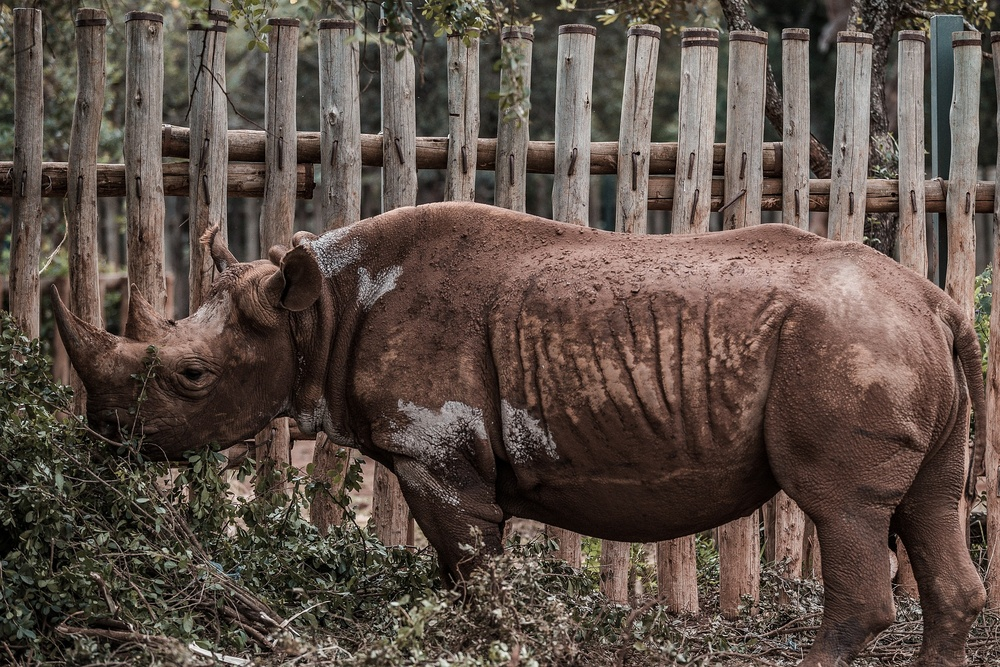
%> input picture PDI/Aula8/ELTD2_Slides_08_arquivos/rhino-8795538_1920.jpg, 1000 x 667 px, shrunk from 1920 x 1280 before the run
$ octave fft_Highboost.m   (GNU Octave 9; MATLAB toolbox functions it lacks are replaced by stand-ins)
%> lines starting %> are read from the running program, lines starting %| are printed output that depends on the picture
% fft_Highboost [script]
clc, clear, close all

% img = imread('Fig0459(a)(orig_chest_xray).tif');
% img = rgb2gray(imread('moon-8855057_1920.jpg'));
img = rgb2gray(imread('rhino-8795538_1920.jpg'));
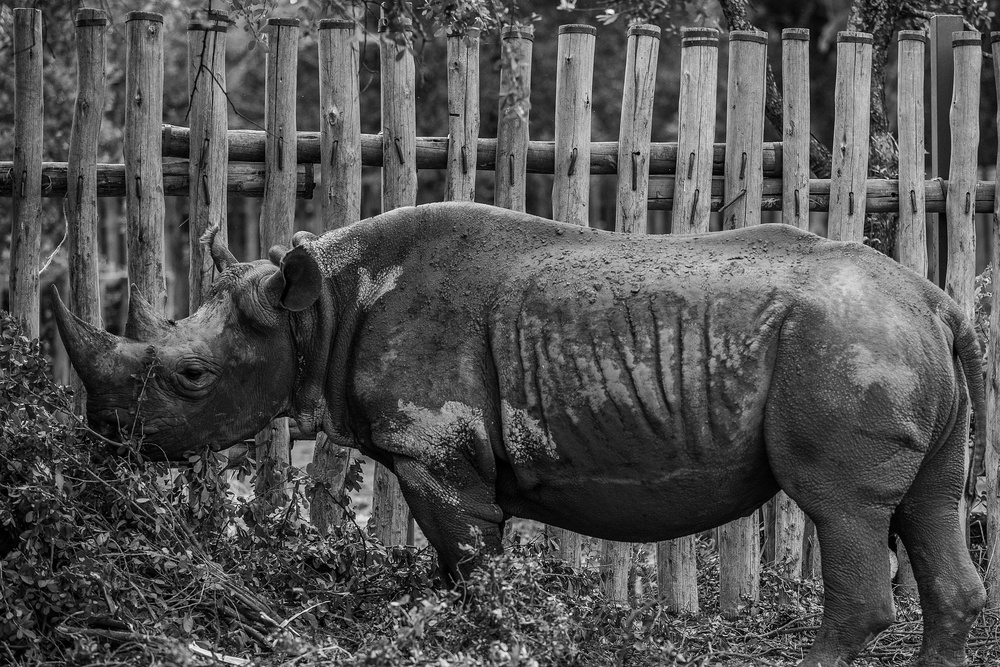
%> img: size 667x1000 uint8; min 0, max 254, mean 82.2

%img = imread('flowervaseg.png');

img_d = double(img);
figure, imshow(img), title('Imagem de entrada')

% DFT 2D
F = fft2(img_d);
% Centralizada (reposicionamento ou shifiting)
F_s = fftshift(F);
figure, imshow(mat2gray(log(1+abs(F_s))))
%> after `imshow(mat2gray(log(1+abs(F_s))))`:
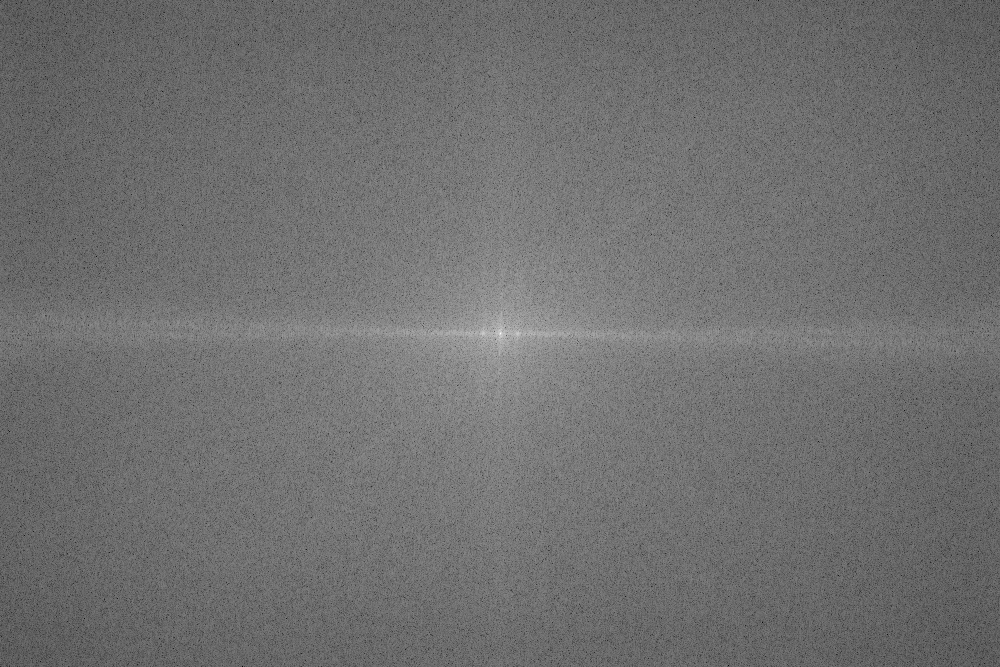
%> displayed picture: size 667x1000, on the screen's scale of 0 to 255; min 0, max 255, mean 111.4
title('DFT da imagem')

% Filtro Highboost
[nr nc] = size(img_d);
%> nr = 667; nc = 1000
H_pb = fspecial('gaussian', [nr nc], 25);
H_pa = 1 - mat2gray(H_pb);
figure, imshow(H_pa)
title('Filtro PA Gaussiano')
figure, surf(H_pa)
title('Filtro PA Gaussiano')
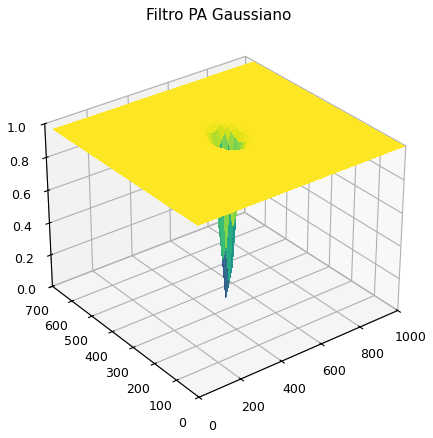
%> figure redrawn from the program's plot data
A = 2; % A > 1
H_hb = (A - 1) + H_pa;

% Multiplicação ponto-a-ponto (aplicação do filtro)
F_hb = F_s .* H_hb;

% DFT 2D inversa
img_hb = ifft2(F_hb);

% Magnitude e visualização
img_hb = uint8(abs(img_hb));
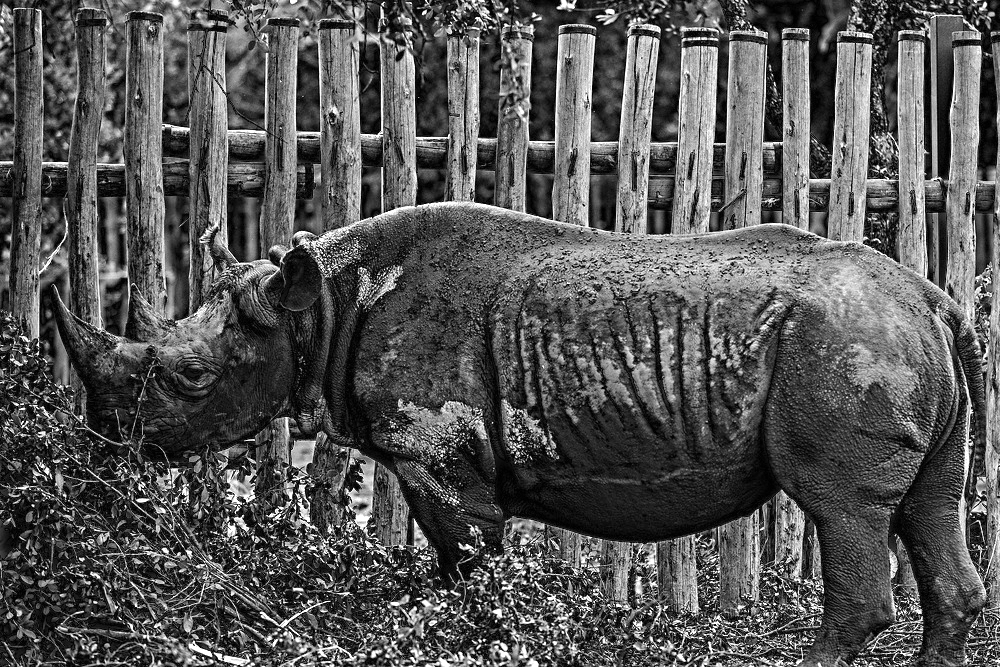
%> img_hb: size 667x1000 uint8; min 0, max 255, mean 85.9
figure, imshow(img_hb)
title('Saída Highboost')

$ run again, with PDI/Aula8/ELTD2_Slides_08_arquivos/Tunel.jpg copied over PDI/Aula8/ELTD2_Slides_08_arquivos/rhino-8795538_1920.jpg
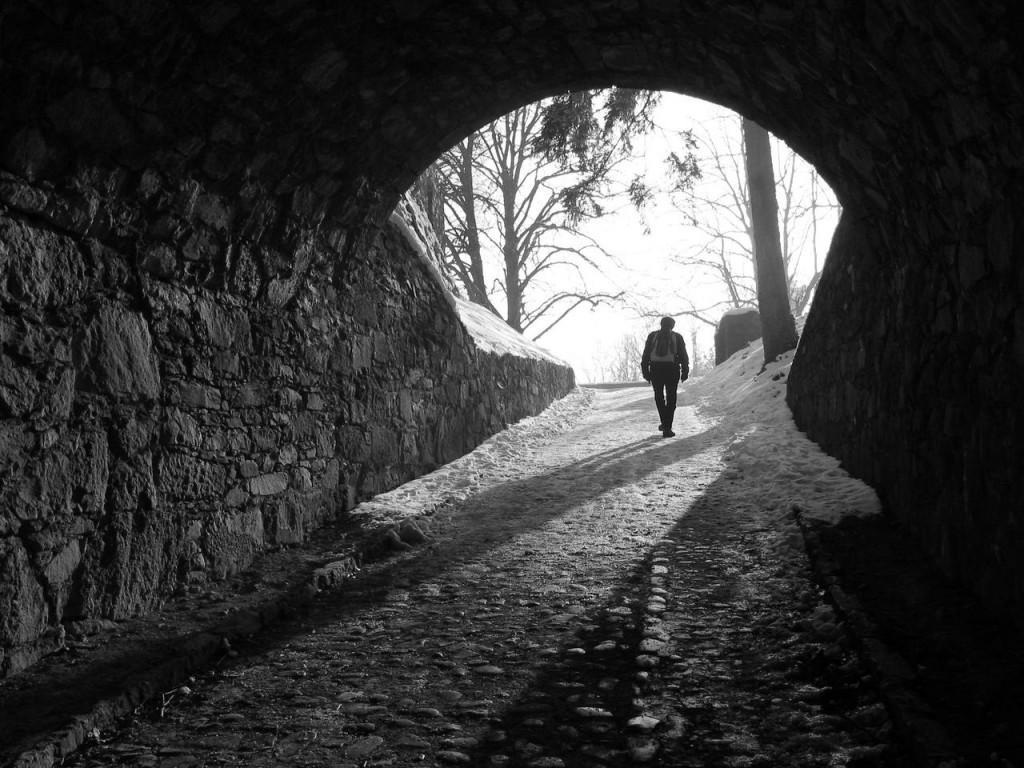
%> input picture PDI/Aula8/ELTD2_Slides_08_arquivos/Tunel.jpg, 1024 x 768 px
%> img is the input picture: size 768x1024 uint8; min 0, max 255, mean 56.8
%> `title('Filtro PA Gaussiano')`:
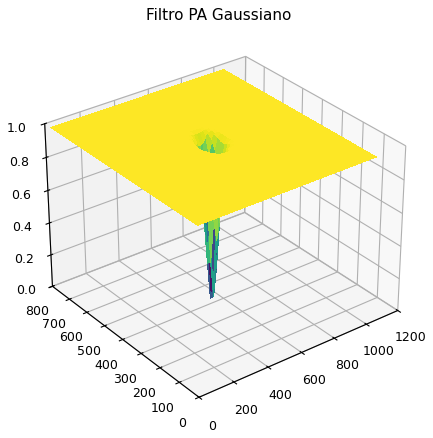
%> figure redrawn from the program's plot data
%> `img_hb = uint8(abs(img_hb));`:
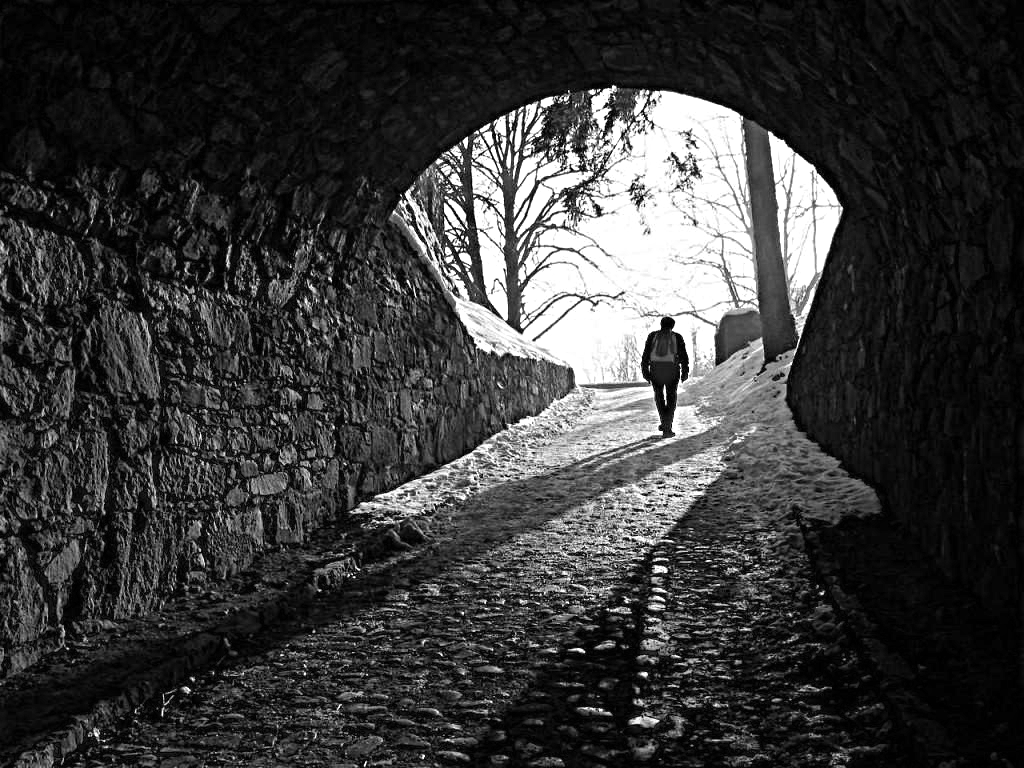
%> img_hb: size 768x1024 uint8; min 0, max 255, mean 57.2
